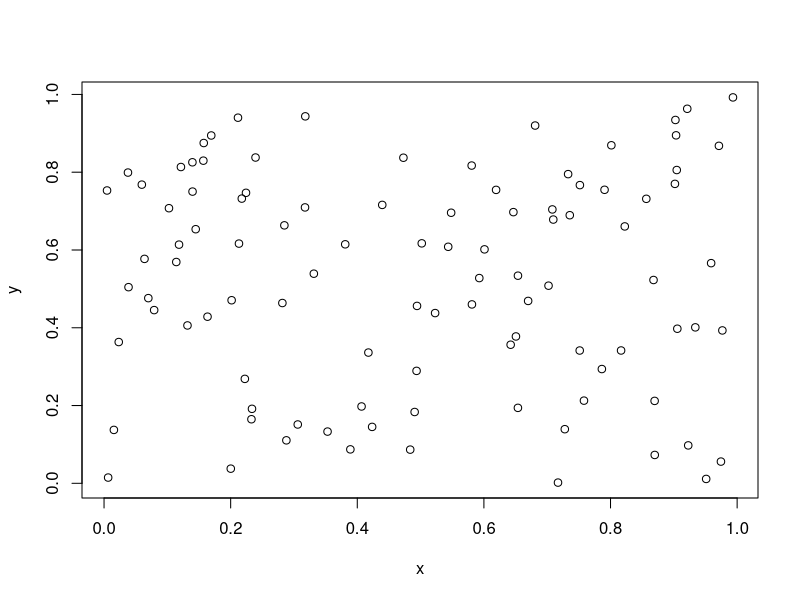

Write R code to recreate this figure.
## ---- chunk 1
x <- runif(n=100)
y <- runif(n=100)
plot(x, y)
